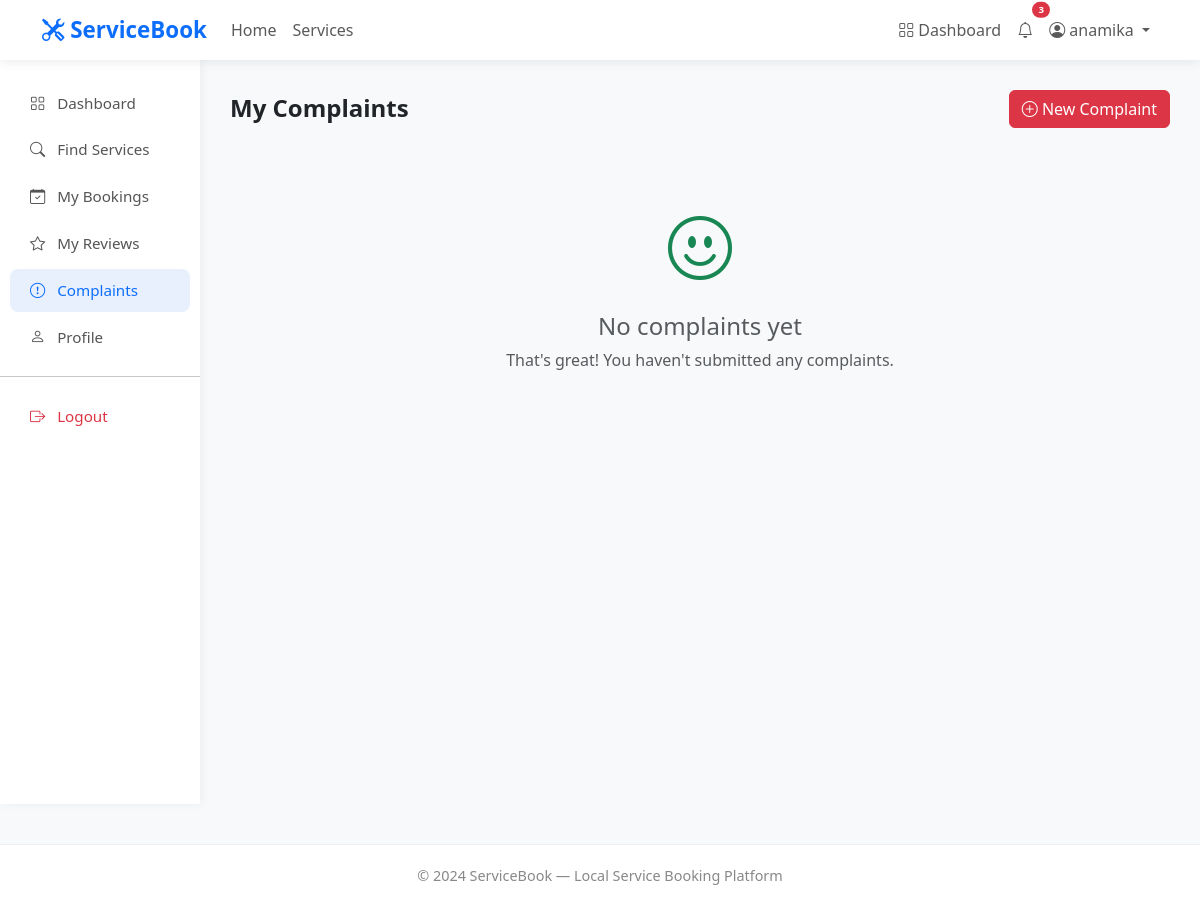
Page /complaints/my-complaints/ (signed in) on the earlier database version.
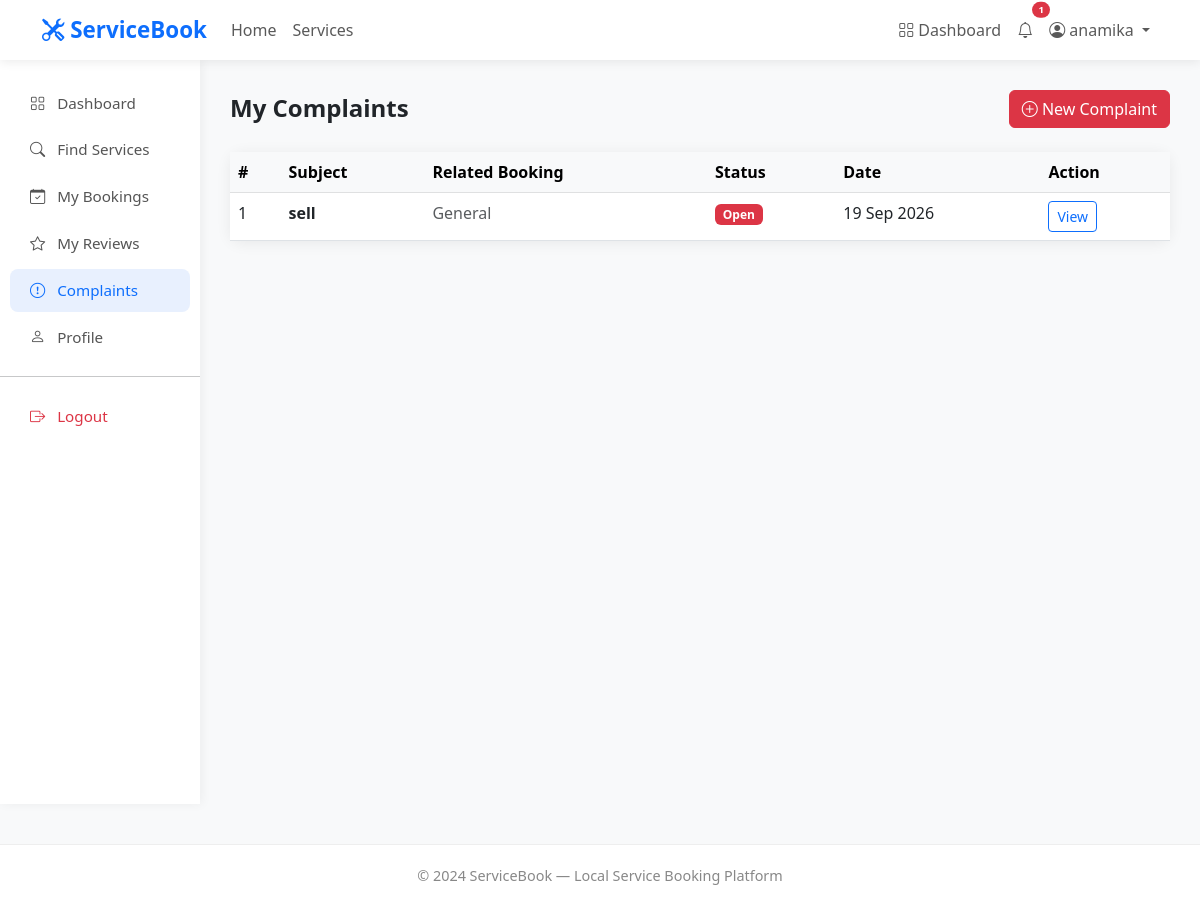
Same page on the later database version.
### complaints/models.py (models this page shows, shortened)
class Complaint(models.Model):
    STATUS_OPEN = 'open'
    STATUS_UNDER_REVIEW = 'under_review'
    STATUS_RESOLVED = 'resolved'
    STATUS_CLOSED = 'closed'
    STATUS_CHOICES = [
        (STATUS_OPEN, 'Open'),
        (STATUS_UNDER_REVIEW, 'Under Review'),
        (STATUS_RESOLVED, 'Resolved'),
        (STATUS_CLOSED, 'Closed'),
    ]
    submitted_by = models.ForeignKey(
        'accounts.User',
        on_delete=models.CASCADE,
        related_name='complaints_submitted'
    )
    booking = models.ForeignKey(
        'bookings.Booking',
        on_delete=models.CASCADE,
        related_name='complaints',
        null=True,
        blank=True
    )
    subject = models.CharField(max_length=200)
    description = models.TextField()
    status = models.CharField(
        max_length=20,
        choices=STATUS_CHOICES,
        default=STATUS_OPEN
    )
    admin_response = models.TextField(blank=True)
    created_at = models.DateTimeField(auto_now_add=True, null=True)
    updated_at = models.DateTimeField(auto_now=True, null=True)
    class Meta:
        ordering = ['-created_at']

### complaints/views.py (the view)
# urls.py: path('my-complaints/', views.my_complaints, name='my_complaints'),
@login_required(login_url='/accounts/login/')
def my_complaints(request):
    if not request.user.is_customer():
        messages.error(request, 'Access denied.')
        return redirect('dashboard')
    complaints = Complaint.objects.filter(
        submitted_by=request.user
    ).select_related('booking__service')
    return render(request, 'complaints/my_complaints.html', {
        'complaints': complaints
    })

### accounts/models.py (called while the page is built)
    def is_customer(self):
        return self.role == self.ROLE_CUSTOMER

### notifications/context_processors.py (called while the page is built)
def notification_count(request):
    if request.user.is_authenticated:
        count = request.user.notifications.filter(
            is_read=False
        ).count()
        return {'unread_notifications': count}
    return {'unread_notifications': 0}

### templates/complaints/my_complaints.html (shortened to what the changed rows need)
{% extends 'base.html' %}
{% block content %}
<div class="container-fluid">
    <div class="row">
        <div class="col-md-10 main-content">
            {% if complaints %}
                <div class="card">
                    <div class="table-responsive">
                        <table class="table table-hover mb-0">
                            <thead class="table-light">
                                <tr>
                                    <th>#</th>
                                    <th>Subject</th>
                                    <th>Related Booking</th>
                                    <th>Status</th>
                                    <th>Date</th>
                                    <th>Action</th>
                                </tr>
                            </thead>
                            <tbody>
                                {% for complaint in complaints %}
                                    <tr>
                                        <td>{{ complaint.id }}</td>
                                        <td>
                                            <strong>{{ complaint.subject }}</strong>
                                        </td>
                                        <td>
                                            {% if complaint.booking %}
                                                #{{ complaint.booking.id }} —
                                                {{ complaint.booking.service.name }}
                                            {% else %}
                                                <span class="text-muted">General</span>
                                            {% endif %}
                                        </td>
                                        <td>
                                            {% if complaint.status == 'open' %}
                                                <span class="badge bg-danger">Open</span>
                                            {% elif complaint.status == 'under_review' %}
                                                <span class="badge bg-warning text-dark">Under Review</span>
                                            {% elif complaint.status == 'resolved' %}
                                                <span class="badge bg-success">Resolved</span>
                                            {% elif complaint.status == 'closed' %}
                                                <span class="badge bg-secondary">Closed</span>
                                            {% endif %}
                                        </td>
                                        <td>
                                            {{ complaint.created_at|date:"d M Y" }}
                                        </td>
                                        <td>
                                            <a href="{% url 'complaint_detail' complaint.pk %}"
                                               class="btn btn-outline-primary btn-sm">
                                                View
                                            </a>
                                        </td>
                                    </tr>
                                {% endfor %}
                            </tbody>
                        </table>
                    </div>
                </div>
            {% else %}
                <div class="text-center py-5">
                    <i class="bi bi-emoji-smile text-success"
                       style="font-size:4rem;"></i>
                    <h4 class="mt-3 text-muted">No complaints yet</h4>
                    <p class="text-muted">
                        That's great! You haven't submitted any complaints.
                    </p>
                </div>
            {% endif %}
        </div>
    </div>
</div>
{% endblock %}

### templates/base.html (shortened to what this page needs)
<!DOCTYPE html>
<html lang="en">
<head>
    <link href="https://cdn.jsdelivr.net/npm/bootstrap@5.3.0/dist/css/bootstrap.min.css" rel="stylesheet">
    <link href="https://cdn.jsdelivr.net/npm/bootstrap-icons@1.10.0/font/bootstrap-icons.css" rel="stylesheet">
</head>
<body>
    <nav class="navbar navbar-expand-lg navbar-light sticky-top">
        <div class="container">
            <a class="navbar-brand" href="{% url 'home' %}">
                <i class="bi bi-tools"></i> ServiceBook
            </a>
            <div class="collapse navbar-collapse" id="navbarNav">
                <ul class="navbar-nav me-auto">
                    <li class="nav-item">
                        <a class="nav-link" href="{% url 'home' %}">Home</a>
                    </li>
                    <li class="nav-item">
                        <a class="nav-link" href="{% url 'service_list' %}">Services</a>
                    </li>
                </ul>
                <ul class="navbar-nav">
                    {% if user.is_authenticated %}
                    <li class="nav-item">
                        <a class="nav-link" href="{% url 'dashboard' %}">
                            <i class="bi bi-grid"></i> Dashboard
                        </a>
                    </li>
                    <li class="nav-item">
                        <a class="nav-link position-relative" href="{% url 'notification_list' %}">
                            <i class="bi bi-bell"></i>
                            {% if unread_notifications > 0 %}
                            <span class="position-absolute top-0 start-100
                          translate-middle badge rounded-pill bg-danger" style="font-size:0.6rem;">
                                {{ unread_notifications }}
                            </span>
                            {% endif %}
                        </a>
                    </li>
                    <li class="nav-item dropdown">
                        <a class="nav-link dropdown-toggle" href="#" data-bs-toggle="dropdown">
                            <i class="bi bi-person-circle"></i>
                            {{ user.first_name|default:user.username }}
                        </a>
                    </li>
                    {% endif %}
                </ul>
            </div>
        </div>
    </nav>
    {% block content %}
    {% endblock %}
    <footer>
        <p>&copy; 2024 ServiceBook — Local Service Booking Platform</p>
    </footer>
</body>
</html>

Differences in the rows shown:
added Complaint: id "1", subject "sell", shows "General", status "Open", created_at "19 Sep 2026"
Other differences:
{{ unread_notifications }}: "3" → "1"
text no longer shown: "No complaints yet That's great! You haven't submitted any complaints."
text now shown: "# Subject Related Booking Status Date Action"
